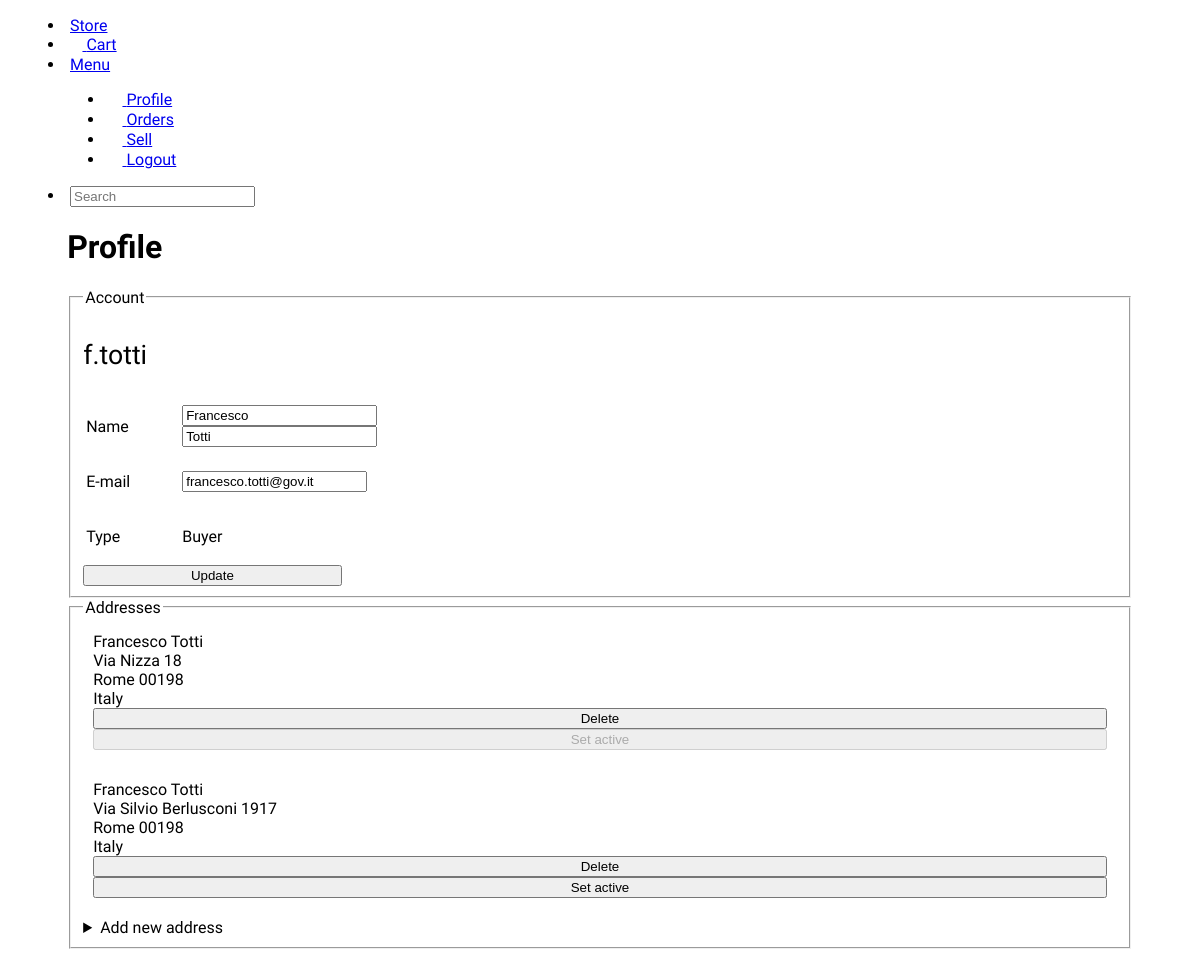
Screenshot of /profile (signed in) with the database file from the repository.
### tables.py (models this page shows, shortened)
class Base(DeclarativeBase):
    pass

class User(Base, UserMixin):
    __tablename__ = 'users'
    id: Mapped[int] = mapped_column(primary_key=True, autoincrement=True)
    email: Mapped[str] = mapped_column(unique=True)
    username: Mapped[str] = mapped_column(unique=True)
    password: Mapped[str] = mapped_column()
    name: Mapped[str] = mapped_column()
    last_name: Mapped[str] = mapped_column(nullable=True)
    user_type: Mapped[bool] = mapped_column() # True se venditore
    addresses: Mapped[List['Address']] = relationship(back_populates='user')
    cart_products: Mapped[List['CartProducts']] = relationship(back_populates='user')
    def is_seller(self):
        return  self.user_type

class Address(Base):
    __tablename__ = 'addresses'
    id: Mapped[int] = mapped_column(primary_key=True, autoincrement=True)
    user_id: Mapped[int] = mapped_column(ForeignKey(User.id, ondelete='CASCADE'))
    active: Mapped[bool]
    first_name: Mapped[str]
    last_name: Mapped[str]
    street: Mapped[str]
    postcode: Mapped[str]
    state: Mapped[str]
    province: Mapped[str]
    user = relationship('User')

### app.py (the view, shortened to what this page needs)
@app.route('/profile', methods=['GET', 'POST'])
@login_required # Indica che è richiesto un login per accedere a questa pagina, un login avvenuto con successo e quindi con un utente loggato
def profile():
    if request.method == 'GET':
        user = db_session.scalar(select(User).filter(User.id == current_user.get_id()))
        addrs = db_session.scalar(select(Address).where(Address.user_id == int(current_user.get_id())))
        return render_template('profile.html', user=user, addrs=addrs)

### app.py (called while the page is built)
@login_manager.user_loader
def load_user(user_id):
    return db_session.scalar(select(User).where(User.id == int(user_id))) # Dovrebbe ritornare 'None' se l'ID non è valido

### templates/profile.html (shortened to what this page needs)
{% extends 'base.html' %}
{% block content %}
<div class="container-big">
    <h1>Profile</h1>
    <div class="flex">
        <div class="col-5">
            <fieldset>
                <legend>Account</legend>
                <div>
                    <p id="username">{{user.username}}</p>
                    <form method="post" class="bg-default p-.25">
                        <table>
                            <tr>
                                <td><p class="bold muted">Name</p></td>
                                <td style="width:80%">
                                    <div class="flex">
                                        <input type="text" name="info-fname" class="mr-.25" value="{{user.name}}" style="width:50%" />
                                        <input type="text" name="info-lname" class="ml-.25" value="{{user.last_name}}" style="width:50%" />
                                    </div>
                                </td>
                            </tr>
                            <tr>
                                <td><p class="bold muted">E-mail</p></td>
                                <td><input type="text" name="info-email" value="{{user.email}}" /></td>
                            </tr>
                            <tr>
                                <td><p class="bold muted">Type</p></td>
                                <td>
                                    <p class="">
                                    {{ 'Seller' if user.is_seller() else 'Buyer' }}
                                    </p>
                                </td>
                            </tr>
                        </table>
                        <button style="width:25%" type="submit" name="info-update">Update</button>
                    </form>
                </div>
            </fieldset>
        </div>
    </div>
    <div class="flex">
        <div class="col-7">
            <fieldset>
                <legend>Addresses</legend>
                {% for addr in user.addresses %}
                <div class="address flex" style="{{'border:2px solid var(--default)' if addr.active}}" >
                    <div class="address-data" style="max-width: 80%">
                        <p class="bold" id="name">{{addr.first_name}} {{addr.last_name}}</p>
                        <p id="street">{{addr.street}}</p>
                        <p id="province">{{addr.province}} {{addr.postcode}}</p>
                        <p id="country">{{addr.state}}</p>
                    </div>
                    <div class="address-actions">
                        <form method="post" class="p-.5 bg-default">
                            <button type="submit" class="danger" name="address-delete">Delete</button>
                            <button type="submit" name="address-set-active" {{'disabled' if addr.active}}>Set active</button>
                        </form>
                    </div>
                </div>
                {% endfor %}
                <details class="bg-muted">
                    <summary class="default">Add new address</summary>
                </details>
            </fieldset>
        </div>
    </div>
</div>
{% endblock %}

### templates/base.html (shortened to what this page needs)
<!DOCTYPE html>
<html>
    <head>
        {% block head %}
        <link rel="stylesheet" href="https://matcha.mizu.sh/matcha.css">
        <link rel="stylesheet" href="../static/css/styles2.css">
        <link href="../static/icons/font/bootstrap-icons.css" rel="stylesheet">
        {% endblock %}
    </head>
    <body>
        {% include 'nav.html' %}
        {% block content %}
        {% endblock %}
    </body>
</html>

### templates/nav.html
<menu>
    <li><a href="/home">Store</a></li>
    <li class="{% if request.path ==  '/cart' %} selected {% endif %}"><a href="/cart"><i class="bi bi-cart3"></i> Cart</a></li>
    <li>
        <a href="#">Menu</a>
        <menu>
            <li class="{% if request.path == '/profile' %} selected {% endif %}"><a href="/profile"><i class="bi bi-person-fill"></i> Profile</a></li>
            <li class="{% if request.path == '/orders' %} selected {% endif %}"><a href="/orders"><i class="bi bi-box-seam"></i> Orders</a></li>
            <li class="{% if request.path ==  '/sell' %} selected {% endif %}"><a href="/sell"><i class="bi bi-cash-coin"></i> Sell</a></li>
            {% if current_user.is_authenticated %}
                <li class="attention"><a href="/logout"><i class="bi bi-box-arrow-left"></i> Logout</a></li>
            {% endif %}
        </menu>
    </li>
    <li class="m-0" ><input type="search" placeholder="Search"></li>
</menu>

### static/css/styles2.css (style rules this page uses)
body { font-family: "Onest"; }
.container-big { width: 90%; margin: 0 auto; }
.col-7 { flex: 70%; }
.col-5 { flex: 70%; }
#username { font-size: 20pt; }
.address { min-width: 10em; border: 2px solid var(--bd-muted); border-radius: var(--bd-radius); padding: 10px; margin-bottom: 10px; }
.address p { min-width: 10em; margin:0; }

### rows the page displays
User: username "f.totti", info-fname "Francesco", info-lname "Totti", info-email "francesco.totti@gov.it", user_type "Buyer"
Address: first_name "Francesco", last_name "Totti", street "Via Nizza 18", province "Rome", postcode "00198", state "Italy"
Address: first_name "Francesco", last_name "Totti", street "Via Silvio Berlusconi 1917", province "Rome", postcode "00198", state "Italy"
